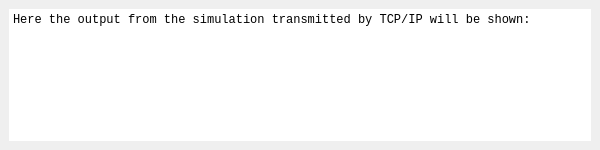
<?xml version="1.0" encoding="UTF-8"?>
<ui version="4.0">
 <class>tcpipLogServerMainWindow</class>
 <widget class="QMainWindow" name="tcpipLogServerMainWindow">
  <property name="geometry">
   <rect>
    <x>0</x>
    <y>0</y>
    <width>600</width>
    <height>150</height>
   </rect>
  </property>
  <property name="windowTitle">
   <string>TCP/IP Log Server</string>
  </property>
  <widget class="QWidget" name="centralwidget">
   <layout class="QHBoxLayout" name="horizontalLayout">
    <item>
     <layout class="QVBoxLayout" name="verticalLayout">
      <item>
       <widget class="QTextEdit" name="messagesEdit">
        <property name="font">
         <font>
          <family>Monospace</family>
          <pointsize>9</pointsize>
         </font>
        </property>
        <property name="frameShape">
         <enum>QFrame::NoFrame</enum>
        </property>
        <property name="frameShadow">
         <enum>QFrame::Plain</enum>
        </property>
        <property name="undoRedoEnabled">
         <bool>false</bool>
        </property>
        <property name="readOnly">
         <bool>true</bool>
        </property>
        <property name="html">
         <string>&lt;!DOCTYPE HTML PUBLIC &quot;-//W3C//DTD HTML 4.0//EN&quot; &quot;http://www.w3.org/TR/REC-html40/strict.dtd&quot;&gt;
&lt;html&gt;&lt;head&gt;&lt;meta name=&quot;qrichtext&quot; content=&quot;1&quot; /&gt;&lt;style type=&quot;text/css&quot;&gt;
p, li { white-space: pre-wrap; }
&lt;/style&gt;&lt;/head&gt;&lt;body style=&quot; font-family:'Monospace'; font-size:9pt; font-weight:400; font-style:normal;&quot;&gt;
&lt;p style=&quot; margin-top:0px; margin-bottom:0px; margin-left:0px; margin-right:0px; -qt-block-indent:0; text-indent:0px;&quot;&gt;Here the output from the simulation transmitted by TCP/IP will be shown:&lt;/p&gt;
&lt;p style=&quot;-qt-paragraph-type:empty; margin-top:0px; margin-bottom:0px; margin-left:0px; margin-right:0px; -qt-block-indent:0; text-indent:0px;&quot;&gt;&lt;br /&gt;&lt;/p&gt;
&lt;p style=&quot;-qt-paragraph-type:empty; margin-top:0px; margin-bottom:0px; margin-left:0px; margin-right:0px; -qt-block-indent:0; text-indent:0px;&quot;&gt;&lt;br /&gt;&lt;/p&gt;&lt;/body&gt;&lt;/html&gt;</string>
        </property>
        <property name="acceptRichText">
         <bool>false</bool>
        </property>
       </widget>
      </item>
     </layout>
    </item>
   </layout>
  </widget>
 </widget>
 <resources/>
 <connections/>
</ui>
